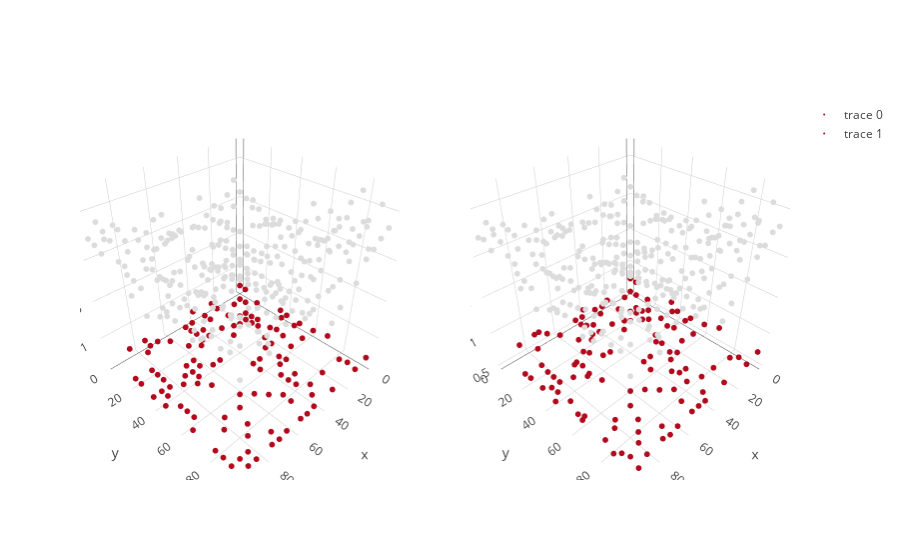

Source (notebook cell):
### Code cell
color = np.zeros(inf.n)
color[obs_idx] = 1
trace_exact = go.Scatter3d(x = X[:,0], y = X[:,1], z=var_exact, mode = 'markers', marker=dict(size = 2, color = color))
trace_est_slow = go.Scatter3d(x = X[:,0], y = X[:,1], z=var_est_slow[0], mode = 'markers', marker=dict(size = 2, color = color))
fig = tools.make_subplots(rows=1, cols=2, specs=[[{'is_3d': True}, {'is_3d': True}]])
fig.append_trace(trace_exact, 1, 1)
fig.append_trace(trace_est_slow, 1, 2)
iplot(fig)

### Figure 1 — Plotly figure (JSON) as saved in the notebook; plotly's stock layout.template omitted (floating-point values rounded to 4 significant figures; data arrays with more than 128 entries replaced by an {"elided": "..."} marker saying what was removed)
{"data": [{"marker": {"color": {"elided": "400 int values"}, "size": 2}, "mode": "markers", "scene": "scene1", "type": "scatter3d", "x": {"elided": "400 int values"}, "y": {"elided": "400 int values"}, "z": {"elided": "400 float values"}}, {"marker": {"color": {"elided": "400 int values"}, "size": 2}, "mode": "markers", "scene": "scene2", "type": "scatter3d", "x": {"elided": "400 int values"}, "y": {"elided": "400 int values"}, "z": {"elided": "400 float values"}}], "layout": {"scene1": {"domain": {"x": [0, 0.45], "y": [0, 1]}}, "scene2": {"domain": {"x": [0.55, 1], "y": [0, 1]}}}}
